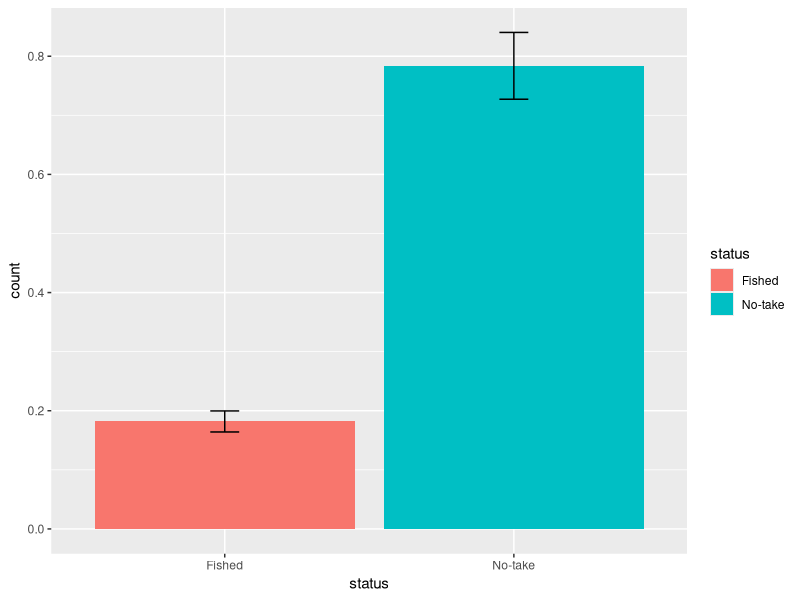
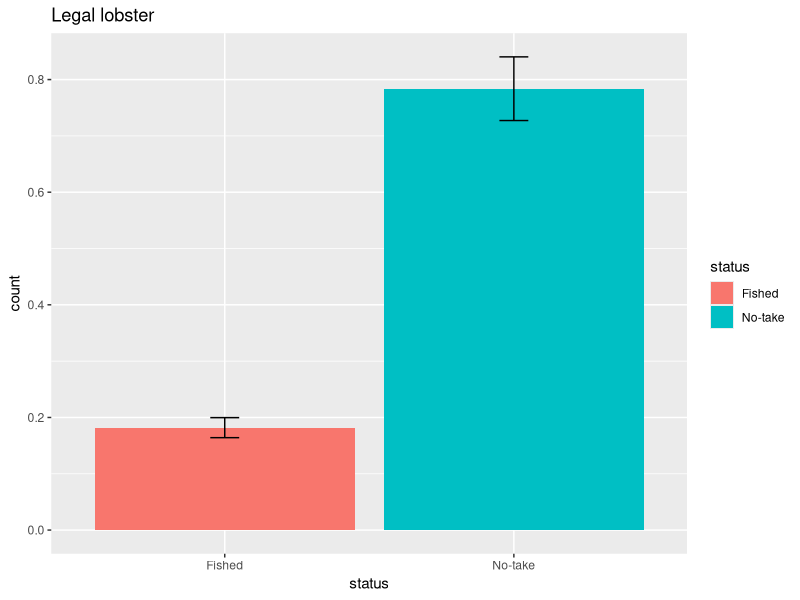
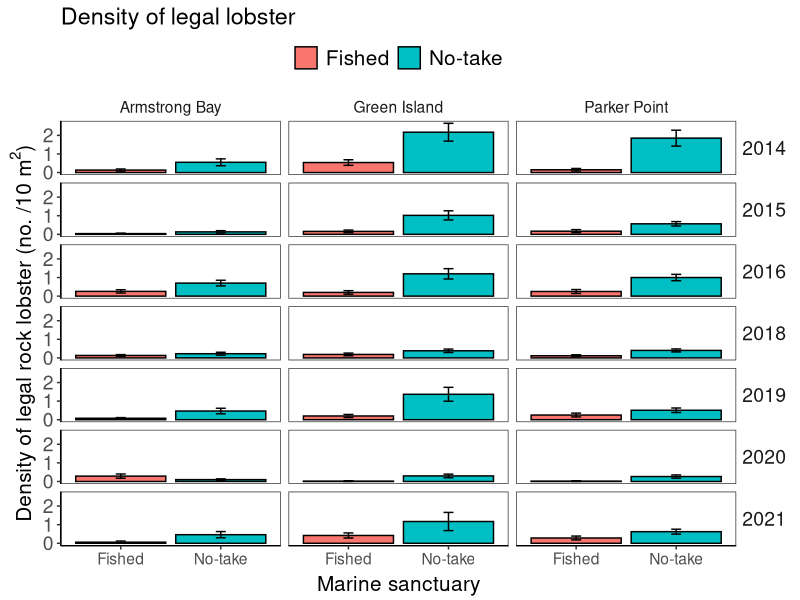
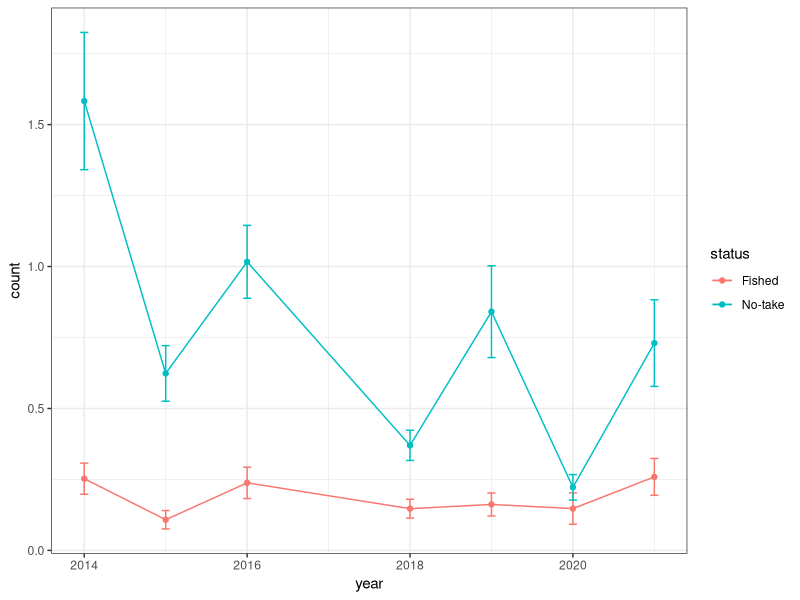
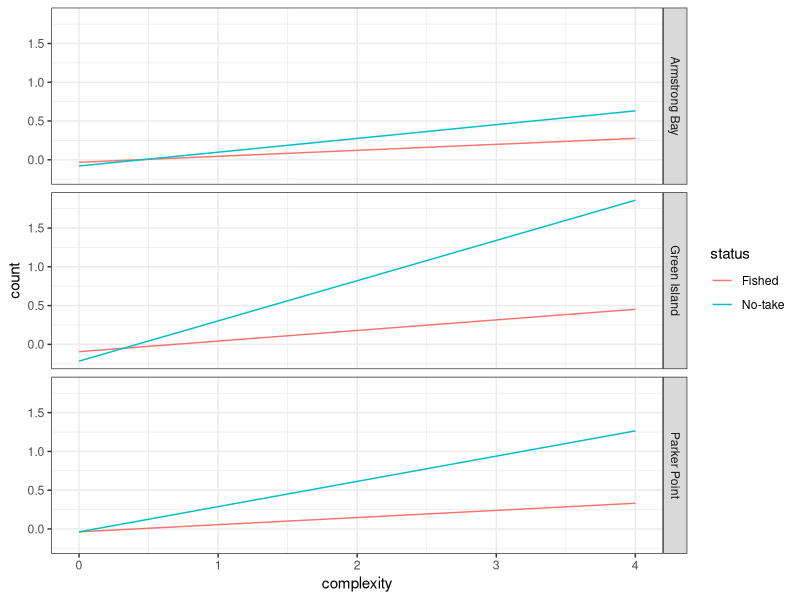
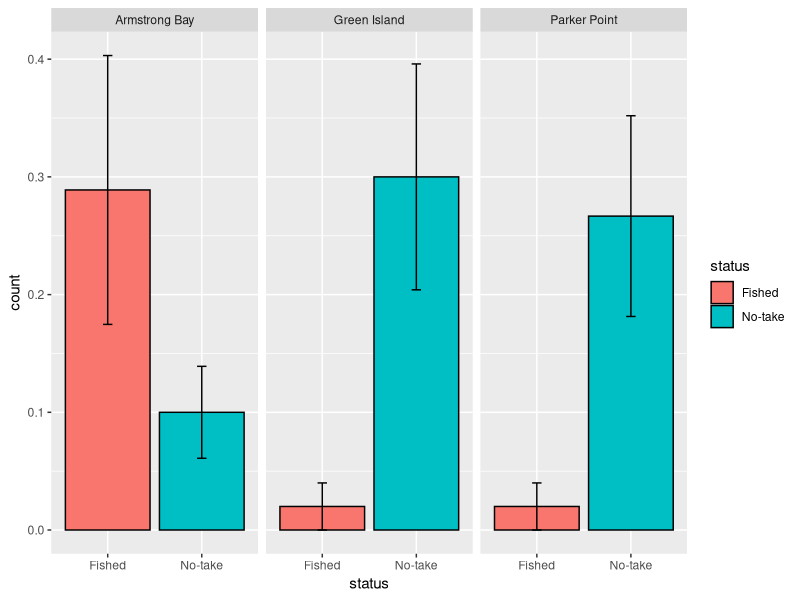
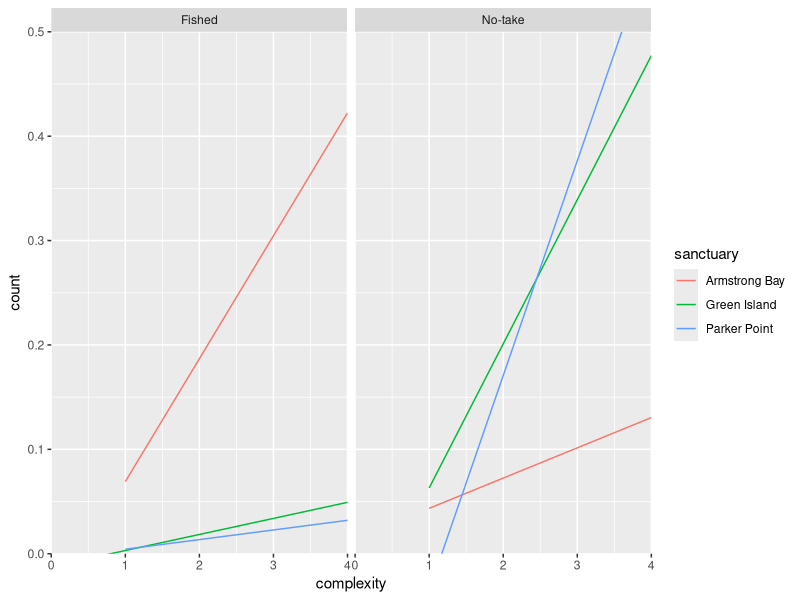
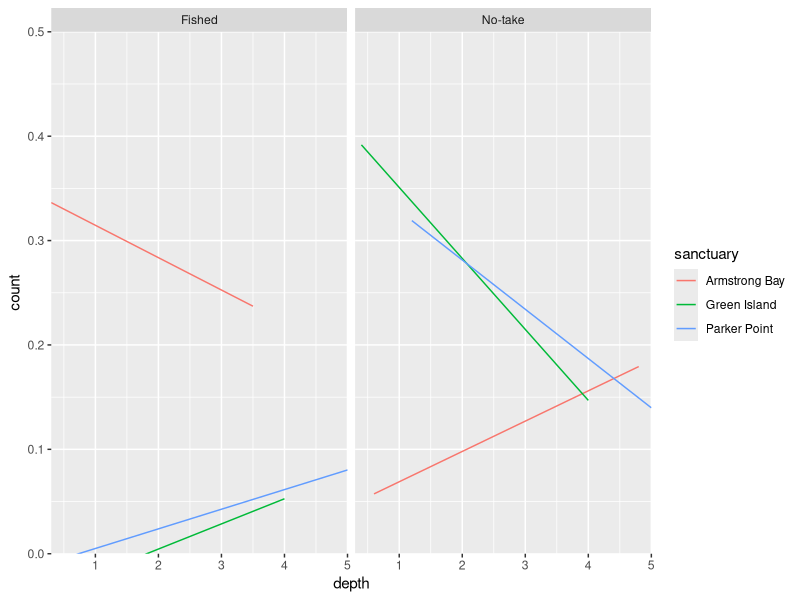

Here is the R script that generated these plots, in order:
## ---- chunk 1

library(knitr)
knitr::opts_chunk$set(echo = TRUE)
## ---- chunk 2
library(tidyr) #to tidy data
library(dplyr) #to transform data
library(readr) #to write data
library(here) #to make robust links to files

library(forcats) #to transform catagorical data
library(ggplot2) #to plot data
## ---- chunk 3
study<-"lobster.density"
## ---- chunk 4
se <- function(x) sd(x) / sqrt(length(x))
se.min <- function(x) (mean(x)) - se(x) #to make SE min.
se.max <- function(x) (mean(x)) + se(x) #to make SE max.
## ---- chunk 5
data.dir <- here("Data")

# or for ecocloud
#data.dir <- here("workspace","Template-lobster-density","Data")
## ---- chunk 6
dir.create(file.path(here(), "Plots")) #create Plots folder

plots.dir=here("Plots")

# or for ecocloud
#dir.create(file.path(here(), "workspace","Template-lobster-density","Plots"))
#plots.dir <- here("workspace","Template-lobster-density","Plots")

## ---- chunk 7
setwd(data.dir)#this is out shortcut using here()
dir()

dat<-read_csv("lobster.density.csv")%>%
  glimpse()

## ---- chunk 8

ggplot(dat%>%filter(size.class=="legal"), aes(x=status, y=count,fill=status)) + 
  stat_summary(fun.y=mean, geom="bar") + #add bar at mean
  stat_summary(fun.ymin = se.min, fun.ymax = se.max, geom = "errorbar", width = 0.1) #add error bars

## ---- chunk 9

ggsave(here("Plots","status.barplot.png"))

## ---- chunk 10
status.barplot <- ggplot(dat%>%filter(size.class=="legal"), aes(x=status, y=count,fill=status)) + 
  stat_summary(fun.y=mean, geom="bar") + #add bar at mean
  stat_summary(fun.ymin = se.min, fun.ymax = se.max, geom = "errorbar", width = 0.1) + #add error bars
  ggtitle("Legal lobster") #add a title
status.barplot

## ---- chunk 11
ggsave(here("Plots","status.barplot2.png"),status.barplot)


ggsave(here("Plots","status.barplot2.png"),status.barplot,
       width = 15, height = 8,units = "cm") 

## ---- chunk 12
Theme1 <-
  theme(
    panel.grid.major = element_blank(), #turns off the major grid lines
    panel.grid.minor = element_blank(), #turns off the minor grid lines
    
    text=element_text(size=14), #sets all text to 14
    
    axis.title.x=element_text(vjust=0.3, size=15),
    axis.title.y=element_text(vjust=0.6, angle=90, size=15),
    axis.text.y=element_text(size=14),
    axis.line.x=element_line(colour="black", size=0.5,linetype='solid'),
    axis.line.y=element_line(colour="black", size=0.5,linetype='solid'),
    
    legend.title = element_blank(), #turns off the legend title
    legend.background = element_blank(), #turns off the legend outline
    legend.key = element_blank(), # turns off the rectangle around symbols in the legend
    legend.text = element_text(size=15),
    legend.position = "top",
    
    strip.text.y = element_text(size = 14,angle = 0), #sets size and angle of text in facet strip
    strip.background = element_blank()) #turns off the facet strip box
## ---- chunk 13

status.year.sanctuary<-ggplot(dat%>%filter(size.class=="legal"), aes(x=status, y=count,fill=status)) + 
  stat_summary(fun.y=mean, geom="bar", colour="black") +
  stat_summary(fun.ymin = se.min, fun.ymax = se.max, geom = "errorbar", width = 0.1) +
  # Labels
  xlab("Marine sanctuary")+
  ylab(bquote('Density of legal rock lobster (no. /10 m'^2*')'))+
  ggtitle("Density of legal lobster")+
  # Apperance
  theme_bw()+
  Theme1+
  facet_grid(year~sanctuary)
status.year.sanctuary

## ---- chunk 14
ggsave(here("Plots","status.barplot.png"),status.year.sanctuary,
       width = 15, height = 15,units = "cm")

## ---- chunk 15
ggplot(dat%>%filter(size.class=="legal"), aes(x=year, y=count,colour=status)) + 
  stat_summary(fun.y=mean, geom="point") +
  stat_summary(fun.y=mean, geom="line") +
  stat_summary(fun.ymin = se.min, fun.ymax = se.max, geom = "errorbar", width = 0.1)+
  theme_bw()
## ---- chunk 16
ggplot(dat%>%filter(size.class=="legal"), aes(x=complexity, y=count,colour=status)) + 
  geom_smooth(method=lm, size=0.5,se=F)+
  theme_bw()+
  facet_grid(sanctuary~.)
## ---- chunk 17
ggplot(dat%>%filter(size.class=="legal"&year==2020),aes(x=status, y=count,fill=status)) +
    stat_summary(fun.y=mean, geom="bar", colour="black") +
    stat_summary(fun.ymin = se.min, fun.ymax = se.max, geom = "errorbar", width = 0.1) +
    facet_grid(.~sanctuary)
## ---- chunk 18
 ggplot(dat%>%filter(size.class=="legal"&year==2020), aes(x=complexity, y=count,colour=sanctuary)) + 
    geom_smooth(method=lm, size=0.5,se=F)+
    coord_cartesian(ylim = c(0, 0.5), expand = FALSE)+
  facet_grid(.~status)
## ---- chunk 19
 ggplot(dat%>%filter(size.class=="legal"&year==2020), aes(x=depth, y=count,colour=sanctuary)) + 
    geom_smooth(method=lm, size=0.5,se=F)+
    coord_cartesian(ylim = c(0, 0.5), expand = FALSE)+
  facet_grid(.~status)
## ---- chunk 20
 ggplot(dat%>%filter(size.class=="legal"&year==2019), aes(x=complexity, y=count,colour=sanctuary)) + 
    geom_smooth(method=lm, size=0.5,se=T)+
    coord_cartesian(ylim = c(0, 3), expand = FALSE)+
  ggtitle("incorrect SE")
